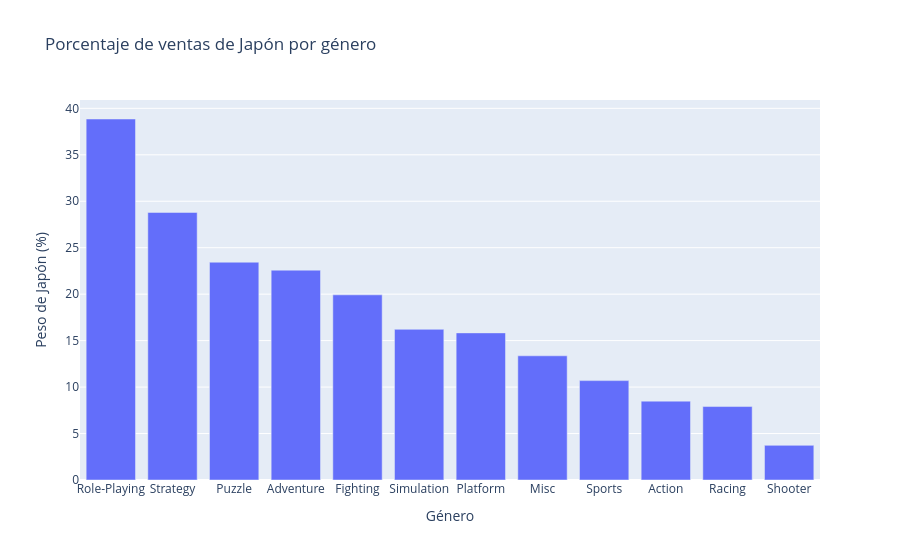

The code cell stored with this chart in its notebook:
### Code cell
japon = exploracion.groupby('Genre', as_index=False)[['JP_Sales', 'Global_Sales']].sum()
japon['porcentaje_japon'] = 100 * japon['JP_Sales'] / japon['Global_Sales']

fig = px.bar(japon.sort_values('porcentaje_japon', ascending=False),
             x='Genre', y='porcentaje_japon',
             title='Porcentaje de ventas de Japón por género')
fig.update_layout(xaxis_title='Género', yaxis_title='Peso de Japón (%)')
fig.show()

### Figure 1 — Plotly figure (JSON) as saved in the notebook; plotly's stock layout.template omitted (floating-point values rounded to 4 significant figures)
{"data": [{"hovertemplate": "Genre=%{x}<br>porcentaje_japon=%{y}<extra></extra>", "legendgroup": "", "marker": {"color": "#636efa", "pattern": {"shape": ""}}, "name": "", "orientation": "v", "showlegend": false, "textposition": "auto", "type": "bar", "x": ["Role-Playing", "Strategy", "Puzzle", "Adventure", "Fighting", "Simulation", "Platform", "Misc", "Sports", "Action", "Racing", "Shooter"], "xaxis": "x", "y": [38.85, 28.79, 23.44, 22.58, 19.93, 16.21, 15.83, 13.37, 10.7, 8.487, 7.904, 3.727], "yaxis": "y"}], "layout": {"barmode": "relative", "legend": {"tracegroupgap": 0}, "title": {"text": "Porcentaje de ventas de Japón por género"}, "xaxis": {"anchor": "y", "domain": [0.0, 1.0], "title": {"text": "Género"}}, "yaxis": {"anchor": "x", "domain": [0.0, 1.0], "title": {"text": "Peso de Japón (%)"}}}}
